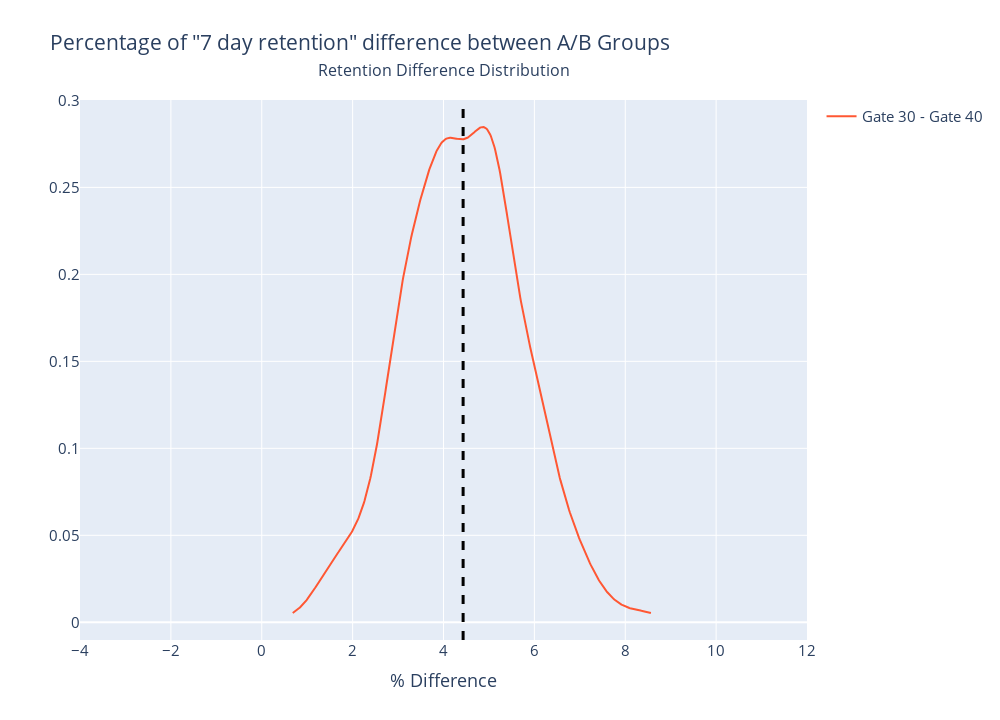

Source (notebook cell):
### Markdown cell above
Like with 1-day retention, we see that 7-day retention is barely lower (18.20%) when the gate is at level 40 than when the time gate is at level 30 (19.02%). This difference is also larger than for 1-day retention.
<br><br>
We also see that the overall 7-day retention is lower than the overall 1-day retention; fewer people play a game a week than a day after installing.
<br><br>
But as before, let’s use bootstrap analysis to figure out how sure we can be of the difference between the AB-groups.

### Code cell
# Creating a list with bootstrapped means for each AB-group

# Bootstrapping for control group
btg30_7d = draw_bs_reps(players_g30['retention_7'], retention, iterations=500)

# Bootstrapping for treatment group
btg40_7d = draw_bs_reps(players_g40['retention_7'], retention, iterations=500)

boot_7d = pd.DataFrame(data={'gate_30': btg30_7d, 'gate_40': btg40_7d}, index=range(500))

# Adding a column with the % difference between the two AB-groups
boot_7d['diff'] = (boot_7d['gate_30'] - boot_7d['gate_40']) / boot_7d['gate_30'] * 100

# Ploting the bootstrap % difference
hist_7d_diff = [boot_7d['diff']]
dist_7d_diff = ff.create_distplot(
    hist_7d_diff,
    show_rug=False,
    colors=['#FF5733'],
    group_labels=["Gate 30 - Gate 40"],
    show_hist=False
)
dist_7d_diff.add_vline(x=np.mean(boot_7d['diff']), line_width=3, line_dash="dash", line_color="black")

# Chỉnh layout trực tiếp
dist_7d_diff.update_layout(
    xaxis_range=[-4, 12],
    title='Percentage of "7 day retention" difference between A/B Groups',
    xaxis_title="% Difference",
    height=720,
    width=1000,
    font=dict(size=15)
)

# Thêm annotation nếu muốn
dist_7d_diff.add_annotation(
    text="Retention Difference Distribution",
    xref="paper", yref="paper",
    x=0.5, y=1.08, showarrow=False,
    font=dict(size=16)
)

dist_7d_diff.show()

# Calculating the probability that 7-day retention is greater when the gate is at level 30
prob = (boot_7d['diff'] > 0).sum() / len(boot_7d)

# Pretty printing the probability
print('The probabilty of Group 30 (Control) having a higher \n retention than Group 40 (Treatment) is:) ', prob*100, '%')

### Figure 1 — Plotly figure (JSON) as saved in the notebook; plotly's stock layout.template omitted (floating-point values rounded to 4 significant figures; data arrays with more than 128 entries replaced by an {"elided": "..."} marker saying what was removed)
{"data": [{"legendgroup": "Gate 30 - Gate 40", "marker": {"color": "#FF5733"}, "mode": "lines", "name": "Gate 30 - Gate 40", "showlegend": true, "type": "scatter", "x": {"elided": "500 float values"}, "xaxis": "x", "y": {"elided": "500 float values"}, "yaxis": "y"}], "layout": {"annotations": [{"font": {"size": 16}, "showarrow": false, "text": "Retention Difference Distribution", "x": 0.5, "xref": "paper", "y": 1.08, "yref": "paper"}], "barmode": "overlay", "font": {"size": 15}, "height": 720, "hovermode": "closest", "legend": {"traceorder": "reversed"}, "shapes": [{"line": {"color": "black", "dash": "dash", "width": 3}, "type": "line", "x0": 4.431, "x1": 4.431, "xref": "x", "y0": 0, "y1": 1, "yref": "y domain"}], "title": {"text": "Percentage of \"7 day retention\" difference between A/B Groups"}, "width": 1000, "xaxis": {"anchor": "y2", "domain": [0, 1], "range": [-4, 12], "title": {"text": "% Difference"}, "zeroline": false}, "yaxis": {"anchor": "free", "domain": [0, 1], "position": 0}}}
